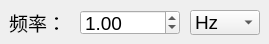
                      <widget class="QWidget" name="tab_ch1_sine_freq_freq">
                       <attribute name="title">
                        <string>频率</string>
                       </attribute>
                       <widget class="QLabel" name="label_freq">
                        <property name="geometry">
                         <rect>
                          <x>9</x>
                          <y>11</y>
                          <width>57</width>
                          <height>22</height>
                         </rect>
                        </property>
                        <property name="font">
                         <font>
                          <family>Arial</family>
                          <pointsize>14</pointsize>
                         </font>
                        </property>
                        <property name="text">
                         <string>频率：</string>
                        </property>
                       </widget>
                       <widget class="QDoubleSpinBox" name="doublespinBox_ch1_sine_freq_freq_para">
                        <property name="geometry">
                         <rect>
                          <x>80</x>
                          <y>10</y>
                          <width>100</width>
                          <height>25</height>
                         </rect>
                        </property>
                        <property name="minimumSize">
                         <size>
                          <width>100</width>
                          <height>0</height>
                         </size>
                        </property>
                        <property name="maximumSize">
                         <size>
                          <width>100</width>
                          <height>16777215</height>
                         </size>
                        </property>
                        <property name="font">
                         <font>
                          <pointsize>14</pointsize>
                         </font>
                        </property>
                        <property name="value">
                         <double>1.000000000000000</double>
                        </property>
                       </widget>
                       <widget class="QComboBox" name="comboBox_ch1_sine_freq_freq_unit">
                        <property name="geometry">
                         <rect>
                          <x>190</x>
                          <y>10</y>
                          <width>70</width>
                          <height>25</height>
                         </rect>
                        </property>
                        <property name="minimumSize">
                         <size>
                          <width>70</width>
                          <height>0</height>
                         </size>
                        </property>
                        <property name="maximumSize">
                         <size>
                          <width>70</width>
                          <height>16777215</height>
                         </size>
                        </property>
                        <property name="font">
                         <font>
                          <pointsize>14</pointsize>
                         </font>
                        </property>
                        <property name="currentText">
                         <string>Hz</string>
                        </property>
                        <item>
                         <property name="text">
                          <string>Hz</string>
                         </property>
                        </item>
                        <item>
                         <property name="text">
                          <string>kHz</string>
                         </property>
                        </item>
                        <item>
                         <property name="text">
                          <string>MHz</string>
                         </property>
                        </item>
                       </widget>
                      </widget>
